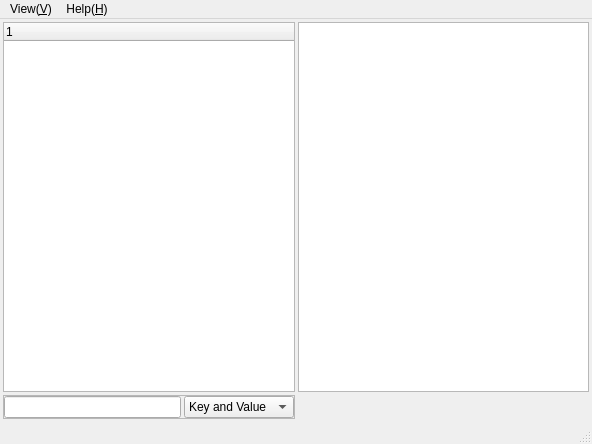
<?xml version="1.0" encoding="UTF-8"?>
<ui version="4.0">
 <class>MainWindow</class>
 <widget class="QMainWindow" name="MainWindow">
  <property name="geometry">
   <rect>
    <x>0</x>
    <y>0</y>
    <width>592</width>
    <height>444</height>
   </rect>
  </property>
  <property name="windowTitle">
   <string>MainWindow</string>
  </property>
  <widget class="QWidget" name="centralwidget">
   <layout class="QGridLayout" name="gridLayout">
    <property name="leftMargin">
     <number>3</number>
    </property>
    <property name="topMargin">
     <number>3</number>
    </property>
    <property name="rightMargin">
     <number>3</number>
    </property>
    <property name="bottomMargin">
     <number>3</number>
    </property>
    <property name="spacing">
     <number>3</number>
    </property>
    <item row="0" column="0">
     <widget class="QTreeWidget" name="tW_Env"/>
    </item>
    <item row="1" column="0">
     <widget class="QFrame" name="frame_search">
      <property name="frameShape">
       <enum>QFrame::StyledPanel</enum>
      </property>
      <property name="frameShadow">
       <enum>QFrame::Raised</enum>
      </property>
      <layout class="QHBoxLayout" name="horizontalLayout">
       <property name="spacing">
        <number>3</number>
       </property>
       <property name="leftMargin">
        <number>0</number>
       </property>
       <property name="topMargin">
        <number>0</number>
       </property>
       <property name="rightMargin">
        <number>0</number>
       </property>
       <property name="bottomMargin">
        <number>0</number>
       </property>
       <item>
        <widget class="QLineEdit" name="lE_search"/>
       </item>
       <item>
        <widget class="QComboBox" name="cB_SearchMode">
         <item>
          <property name="text">
           <string>Key and Value</string>
          </property>
         </item>
         <item>
          <property name="text">
           <string>Only Key</string>
          </property>
         </item>
         <item>
          <property name="text">
           <string>Only Value</string>
          </property>
         </item>
        </widget>
       </item>
      </layout>
     </widget>
    </item>
    <item row="0" column="1">
     <widget class="QListWidget" name="lW_Value"/>
    </item>
   </layout>
  </widget>
  <widget class="QMenuBar" name="menuBar">
   <property name="geometry">
    <rect>
     <x>0</x>
     <y>0</y>
     <width>592</width>
     <height>28</height>
    </rect>
   </property>
   <widget class="QMenu" name="menu_H">
    <property name="title">
     <string>Help(&amp;H)</string>
    </property>
    <addaction name="actionAbout"/>
   </widget>
   <widget class="QMenu" name="menuViews_V">
    <property name="title">
     <string>View(&amp;V)</string>
    </property>
    <addaction name="actionView_Search"/>
    <addaction name="actionViews_Key_Value"/>
    <addaction name="actionViews_Value"/>
   </widget>
   <addaction name="menuViews_V"/>
   <addaction name="menu_H"/>
  </widget>
  <widget class="QStatusBar" name="statusBar"/>
  <action name="actionView_Search">
   <property name="checkable">
    <bool>true</bool>
   </property>
   <property name="checked">
    <bool>true</bool>
   </property>
   <property name="text">
    <string>Search</string>
   </property>
  </action>
  <action name="actionViews_Key_Value">
   <property name="checkable">
    <bool>true</bool>
   </property>
   <property name="checked">
    <bool>true</bool>
   </property>
   <property name="text">
    <string>Key-Value</string>
   </property>
  </action>
  <action name="actionViews_Value">
   <property name="checkable">
    <bool>true</bool>
   </property>
   <property name="checked">
    <bool>true</bool>
   </property>
   <property name="text">
    <string>Value</string>
   </property>
  </action>
  <action name="actionHelp">
   <property name="text">
    <string>Help</string>
   </property>
  </action>
  <action name="actionAbout">
   <property name="text">
    <string>About</string>
   </property>
  </action>
  <action name="actionOnly_Key">
   <property name="text">
    <string>Only Key</string>
   </property>
  </action>
  <action name="actionSearch_Key">
   <property name="checkable">
    <bool>true</bool>
   </property>
   <property name="checked">
    <bool>true</bool>
   </property>
   <property name="text">
    <string>Key</string>
   </property>
  </action>
  <action name="actionSearch_Value">
   <property name="checkable">
    <bool>true</bool>
   </property>
   <property name="checked">
    <bool>true</bool>
   </property>
   <property name="text">
    <string>Value</string>
   </property>
  </action>
 </widget>
 <resources/>
 <connections/>
</ui>
